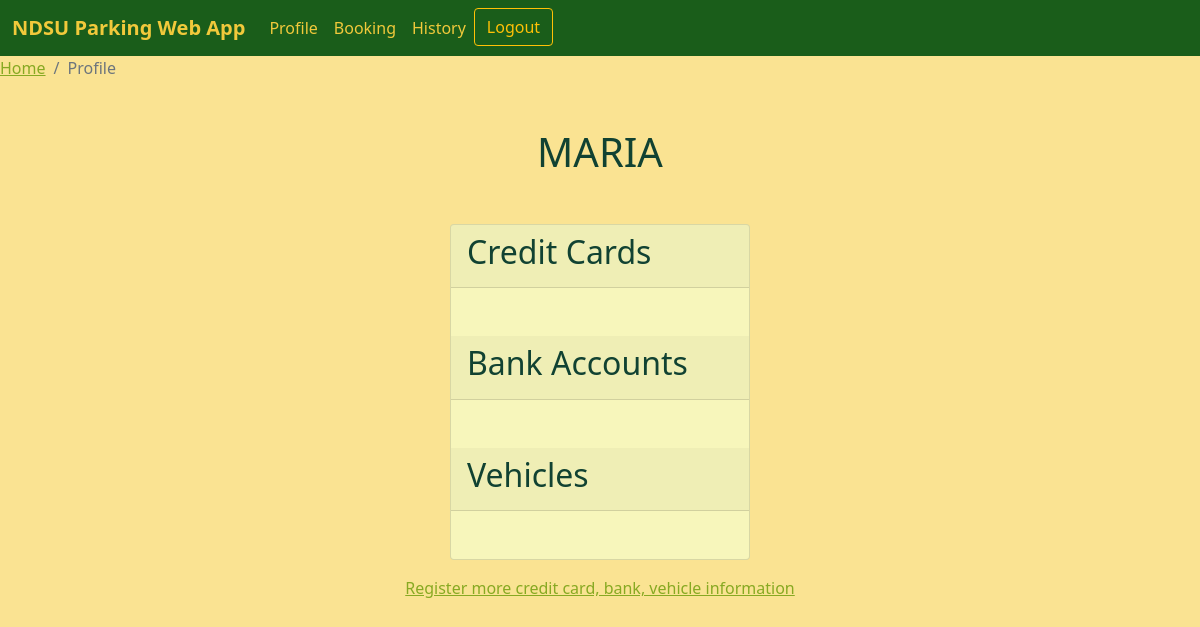
Before: /info_app/profile/ (signed in) with the older database file.
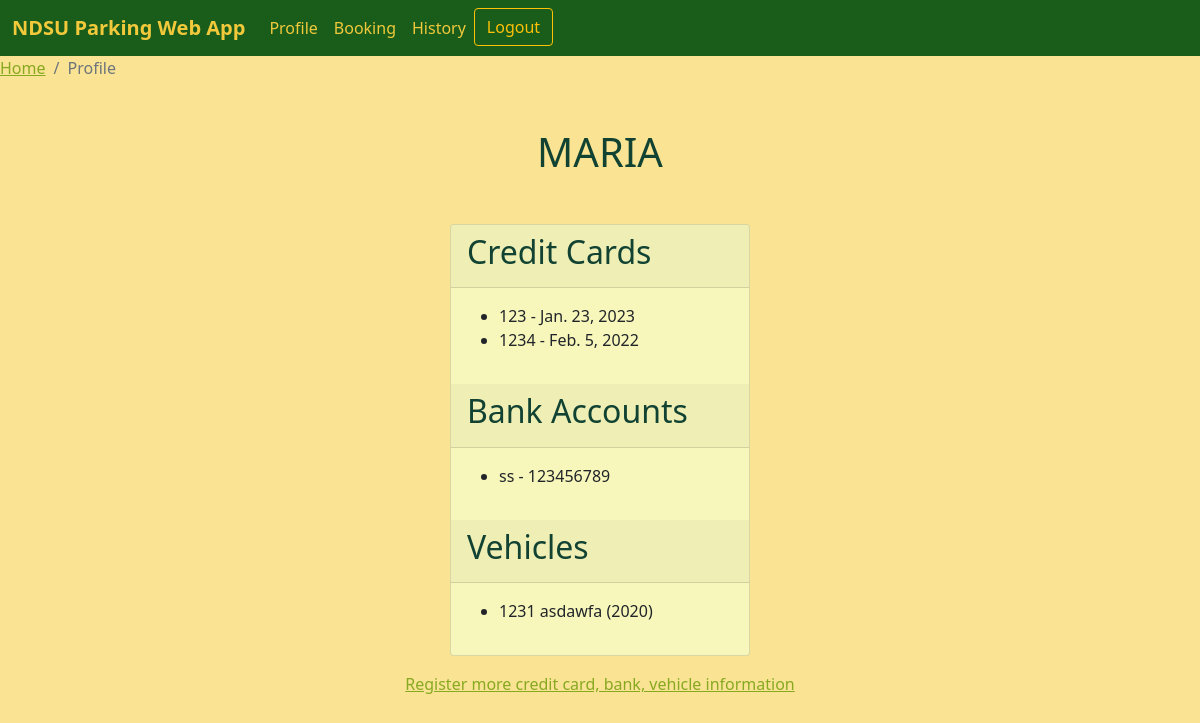
After: the same page with the newer database file.
### info_app/models.py (models this page shows)
class CreditCard(models.Model):
    user = models.ForeignKey(User, on_delete=models.CASCADE)
    card_number = models.CharField(max_length=16)
    expiration_date = models.DateField()

class Bank(models.Model):
    user = models.ForeignKey(User, on_delete=models.CASCADE)
    bank_name = models.CharField(max_length=100)
    account_number = models.CharField(max_length=20)

class Vehicle(models.Model):
    user = models.ForeignKey(User, on_delete=models.CASCADE)
    make = models.CharField(max_length=50)
    model = models.CharField(max_length=50)
    year = models.PositiveIntegerField()

### info_app/views.py (the view)
# urls.py: path('profile/', views.profile, name='profile'),
@login_required
def profile(request):
    credit_cards = CreditCard.objects.filter(user=request.user)
    banks = Bank.objects.filter(user=request.user)
    vehicles = Vehicle.objects.filter(user=request.user)
    context = {
        'credit_cards': credit_cards,
        'banks': banks,
        'vehicles': vehicles
    }
    return render(request, 'info_app/profile.html', context)

### templates/info_app/profile.html (shortened to what this page needs)
<!DOCTYPE html>
<html lang="en">
  <head>
    <link
      href="https://cdn.jsdelivr.net/npm/bootstrap@5.1.3/dist/css/bootstrap.min.css"
      rel="stylesheet"
    />
    <nav
      class="navbar navbar-expand-lg"
      style="background-color: #1a5d1a; color: #1a5d1a"
    >
      <div class="container-fluid">
        <a class="navbar-brand" style="color: #f1c93b" href="{% url 'home' %}"
          ><b>NDSU Parking Web App</b></a
        >
        <div class="collapse navbar-collapse" id="navbarNavAltMarkup">
          <div class="navbar-nav">
            <a
              class="nav-link active"
              style="color: #f1c93b"
              href="{% url 'profile' %}"
              >Profile</a
            >
            <a
              class="nav-link active"
              style="color: #f1c93b"
              href="{% url 'reserve_parking' %}"
              >Booking</a
            >
            <a
              class="nav-link active"
              style="color: #f1c93b"
              href="{% url 'history_reservation' %}"
              >History</a
            >
            {% if user.is_authenticated %}
            <a href="{% url 'logout' %}"
              ><button class="btn btn-outline-warning">Logout</button></a
            >
            {% else %}
            <a href="{% url 'login' %}"
              ><button class="btn btn-outline-warning">Login</button></a
            >
            {% endif %}
          </div>
        </div>
      </div>
    </nav>
  </head>
  <body style="background-color: #fae392">
    <nav aria-label="breadcrumb">
      <ol class="breadcrumb">
        <li class="breadcrumb-item"><a href="{% url "home" %}" style="color : #87A922;">Home</a></li>
        <li class="breadcrumb-item active" aria-current="page">Profile</li>
      </ol>
    </nav>
    <h1 class="text-center mb-5 mt-5" style="text-transform : uppercase;">{{ user.username }}</h1>
    <div class="card col-sm-3 mb-3 mx-auto" style="background-color: #f7f6bb">
      <div class="card-header">
        <h2 >Credit Cards</h2>
      </div>
      <div class="card-body">
        <ul>
          {% for card in credit_cards %}
          <li>{{ card.card_number }} - {{ card.expiration_date }}</li>
          {% endfor %}
        </ul>
      </div>
      <div class="card-header">
        <h2>Bank Accounts</h2>
      </div>
      <div class="card-body">
        <ul>
          {% for bank in banks %}
          <li>{{ bank.bank_name }} - {{ bank.account_number }}</li>
          {% endfor %}
        </ul>
      </div>
      <div class="card-header">
        <h2>Vehicles</h2>
      </div>
      <div class="card-body">
        <ul>
          {% for vehicle in vehicles %}
          <li>{{ vehicle.make }} {{ vehicle.model }} ({{ vehicle.year }})</li>
          {% endfor %}
        </ul>
      </div>
    </div>
    <a href="{% url 'credit_card' %}" class="mx-auto d-block text-center" style="color : #87A922;"
      >Register more credit card, bank, vehicle information</a
    >
  </body>
</html>

Changed rows visible on the page:
added CreditCard: card_number "123", expiration_date "Jan. 23, 2023"
added CreditCard: card_number "1234", expiration_date "Feb. 5, 2022"
added Bank: bank_name "ss", account_number "123456789"
added Vehicle: make "1231", model "asdawfa", year "2020"
